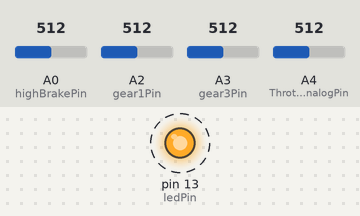
Recording of a sketch running on a simulated Arduino Uno, built with avr-gcc and run on an emulated ATmega328P. Parts: output pins drawn as LEDs (lit = HIGH). Dashed ring = blinking. Inputs (shaded band) come from the test bench; at power-on: A0 (highBrakePin) = 512, A2 (gear1Pin) = 512, A3 (gear3Pin) = 512, A4 (ThrottleAnalogPin) = 512. Pins used as bus, display or sensor lines are not drawn.

Above: at 0.07 s.
Timing chart, 0 to 3.0 s (numbered marks = the images above):
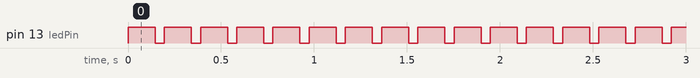

The sketch:

Controller2Tacho.ino
```cpp
/* Ansteuerung fuer Futura Classico LI Tacho
 * Basis Sabvoton- (oder ungetestet Kelly-) Controller
 * Holger Lesch, August 2019
 * holger.lesch@gmx.net
 * letzte Aenderung 27.10.2019
 */

#include <FreqCount.h>

// Arduino PINs
// Frequenzmessung am NANO und UNO: PIN 5
// Wird automatisch ueber die FreqCount Bibliothek gesetzt
const byte ledPin = 13;  // Aktivitaetsanzeige
const byte outputPin = 4; // Ausgang Rtg. Tacho
const byte highBrakePin = A0;
const byte ThrottleAnalogPin = A4; // Holger 4, Karl 5
const byte gear3Pin = A3;
const byte gear1Pin = A2;

// Aufbau des Datenprotokoll zum Tacho
const int basis1 = 0x00;
const int basis2 = 0x00;
const int timePause = 49; //in ms
const bool msbFirst = true; // Reihenfolge der Bits.
const int timeLow = 498; //in us

// Berechnung von Geschwindigkeit / U/min
const int freqCountTime = 250; // Messinterval in ms fuer Freq.Messung, je laenger, je genauer, dafuer aber selteren Update der Geschw.
const int freqFactor = 1000/freqCountTime; // fuer die Umrechnung des Zaehlerwerts in die tats.- Frequenz
const unsigned long radUmfang = 1350l; //Radumfang in mm lt. Tabelle
//const unsigned long hallDivider = 27l;    // Original Motor - Hall-Geber-Impulse / Umdrehung = Anzahl Pole Motor ?
const unsigned long hallDivider = 16l;    // QS 205 V3 Hall-Geber-Impulse / Umdrehung = Anzahl Pole Motor ?
const unsigned long maxSpeed = 75l;
const float maxAccelaration = 0.5*8.91; // max. Beschleunigungdie möglich ist in m/s^^2 = ca. 0.5G
const unsigned long maxSpeedChange = (unsigned long)((((maxAccelaration*3.6)/(float)freqFactor))+0.5);

// Schwellwerte fuer Throttle, Bremse usw.
const int throtNotaus =  50;      // wenn der Notaus gedrueckt ist -> Throttle auf Masse
const int throtInactive = 240;    // knapp oberhalb des Wertes fuer Gasgriff ganz losgelassen, 1,14V = 233
const int brakeActive = 512;      // 12V high-brake
const byte gearActive = 128;      // Schalter fuer Fahrstufen <=high
const byte minRekuSpeed = 2;      // Minimale Geschwindigkeit bei der rekupiert wird

// Ausgabepuffer
char buf[80];
byte outbuf[11];


// primitve Ein- und Ausschaltung der Debug-Ausgabe ueber USB
#undef DEBUG
#ifdef DEBUG
#define DEBUGPLN Serial.println
#define DEBUGP Serial.print
#define SPRINTF sprintf
#else
#define DEBUGPLN(...)
#define DEBUGP(...)
#define SPRINTF(...)
#endif

void setup() {
#ifdef DEBUG
  Serial.begin(115200);
#endif

  // Frequenzzaehler initialisieren
  FreqCount.begin(freqCountTime);

  // Ausgabe-Pins initialisieren
  pinMode(outputPin, OUTPUT);
  digitalWrite(outputPin,0);
  pinMode(ledPin, OUTPUT);
  digitalWrite(ledPin,0);

  // Mess-Pins initialisieren
  pinMode(highBrakePin,INPUT);
  pinMode(gear3Pin,INPUT_PULLUP);
  pinMode(gear1Pin, INPUT_PULLUP);
  pinMode(ThrottleAnalogPin,INPUT);
  DEBUGPLN(maxAccelaration);
  DEBUGPLN(maxSpeedChange);
}

 void writeStart()
{
  digitalWrite(outputPin,1);
  delayMicroseconds(timeLow * 2);
  digitalWrite(outputPin,0);
}

void write0()
{
  digitalWrite(outputPin,0);
  delayMicroseconds(timeLow * 2);
  digitalWrite(outputPin,1);
  delayMicroseconds(timeLow);
}

void write1()
{
  digitalWrite(outputPin,0);
  delayMicroseconds(timeLow);
  digitalWrite(outputPin,1);
  delayMicroseconds(timeLow * 2);
}


void writeSequence(byte* seq, int len) {
  int i,j;
  byte out;

  for (i=0;i<len; i++) {
    out = seq[i];
    for (j=0;j<8;j++) {
      if (msbFirst) {
        if (out & 0x80) write1 (); else write0();
        out=out<<1;
      } else {
        if (out & 1) write1 (); else write0();
        out=out>>1;
      }
    }
  }
  digitalWrite(outputPin,0);
}


void loop() {
  int i;
  static byte out;
  bool handbrake=false;
  bool notaus=false;
  bool motorbrake = false;
  int gear = 2;
  unsigned long tint; //tachowert intern fuer Berechnung
  static byte tacho=0;
  int checksum = 0;
  static int count =0;
  unsigned long freq;
  int rounds;
  int throttle;

  // Geschwindigkeit bestimmen
  if (FreqCount.available()) {
    freq = FreqCount.read()*freqFactor ; // Anzahl Hall-Impulse / Sekunde
    rounds = (int)(freq*60l)/hallDivider;  // U/min
    tint = (freq*radUmfang*36l)/(hallDivider*10000l);  // km/h
    //SPRINTF(buf,"Frequenz: %4ld - Tacho: %2d - U/min: %4d - ",freq,(int)tint, rounds);
    if (tint <= maxSpeed) {
      // Messfehler abschwächen, beim V-Max gibt es manchmal Stoerungen
      if (tint < (unsigned long)tacho || abs(tint-(unsigned long int)tacho) <= maxSpeedChange) {
        tacho = (byte)tint;
      } else {
          tacho += (byte)(maxSpeedChange/2l);
      }
    }
    SPRINTF(buf,"Frequenz: %4ld - Tacho: %2d (%2d) - U/min: %4d - ",freq,(int)tint,tacho, rounds);
  } else {
    SPRINTF(buf,"                                                ");
  }
  DEBUGP(buf);

  // restliche Anzeigen bestimmen
  throttle=analogRead(ThrottleAnalogPin);  // Stellung des Gasgriffs
  notaus = throttle < throtNotaus; // Notaus legt Throttle auf Masse
  handbrake = analogRead(highBrakePin) > brakeActive;   // high-brake 12V


  // Fahrstufen auswerten
  if (analogRead(gear1Pin) < gearActive) {
    gear=1;
  }
  if (analogRead(gear3Pin) < gearActive) {
    gear=3;
  }

  // Wenn Gas auf Null und ueber bestimmter Drehzahl -> Slide Recharge
  // Wenn Handbremse gezogen und ueber Stillstand -> Motorbremse
  // In beiden Faellen Symbol Reku/Motorbremse im Tacho an
  if ((throttle > throtNotaus && throttle <= throtInactive && tacho >= minRekuSpeed) ||
      (handbrake && tacho >= minRekuSpeed) ) {
      motorbrake = true;
   }

  SPRINTF(buf,"Throttle: %3d, Notaus: %d - Handbremse: %d - Motorbremse/Reku: %d - Gang: %d - ",throttle, notaus,handbrake,motorbrake,gear);
  DEBUGP(buf);


  // datenpaket zusammenbauen
  outbuf[0]=0x0a;
  outbuf[1] = count++;
  outbuf[2]= basis1;
  outbuf[3] = basis1;
  outbuf[4] = outbuf[3] | gear;
  if (handbrake) outbuf[4] ^=0x20;
  if (notaus) outbuf[3] ^=0x20;
  outbuf[5] = outbuf[3];
  if (motorbrake) outbuf[3] ^=0x01;
  outbuf[6]= basis1;
  outbuf[7]= basis2 + tacho/16;
  outbuf[8]= basis2 + (tacho%16)*0x10;
  // Korrekturen der Tachoanzeige vom Classico LI, nach Geschmack ein oder auskommentieren
  // Unterhalb von 10km/h zeigt der Tacho zu wenig an
  if (tacho<10 && tacho>0) outbuf[8]+=8;
  // Oberhalb von 40km/h zeigt der Tacho zu viel an
  if (tacho>39) outbuf[8]-=8;
  if (tacho>45) outbuf[8]-=8;
  //if (tacho>55) outbuf[8]-=8;
  outbuf[9]= basis2;
  outbuf[10] = basis2;

  // Senden beginnt
  digitalWrite(ledPin,1);
  writeStart();
  checksum = 0;
  for (i=0;i<11; i++) {
    // XOR Checksumme mitfuehren
    checksum=checksum ^ outbuf[i];

    SPRINTF (buf," %02x",outbuf[i]);
    DEBUGP(buf);
    writeSequence(&outbuf[i],1);
  }

  // XOR Checksumme senden
  out = checksum;

  SPRINTF (buf," %02x",out);
  DEBUGP(buf);
  writeSequence(&out,1);
  DEBUGPLN ();

  // Senden fertig
  digitalWrite(ledPin,0);

  delay(timePause);
}
```

Measured:
- by itself, pin 13 (ledPin): alternates HIGH for 0.15 s and LOW for 0.05 s
